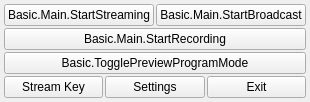
  <widget class="OBSDock" name="controlsDock">
   <property name="features">
    <set>QDockWidget::DockWidgetClosable|QDockWidget::DockWidgetMovable|QDockWidget::DockWidgetFloatable</set>
   </property>
   <property name="windowTitle">
    <string>Basic.Main.Controls</string>
   </property>
   <attribute name="dockWidgetArea">
    <number>8</number>
   </attribute>
   <widget class="QWidget" name="controlsDockContents">
    <layout class="QVBoxLayout" name="buttonsVLayout">
     <property name="spacing">
      <number>2</number>
     </property>
     <property name="leftMargin">
      <number>4</number>
     </property>
     <property name="topMargin">
      <number>4</number>
     </property>
     <property name="rightMargin">
      <number>4</number>
     </property>
     <property name="bottomMargin">
      <number>4</number>
     </property>
     <!-- Streaming button / broadcast button -->
     <item>
      <layout class="QHBoxLayout" name="horizontalLayout_7">
       <item>
        <widget class="QPushButton" name="streamButton">
         <property name="enabled">
          <bool>true</bool>
         </property>
         <property name="sizePolicy">
          <sizepolicy hsizetype="Ignored" vsizetype="Fixed">
           <horstretch>0</horstretch>
           <verstretch>0</verstretch>
          </sizepolicy>
         </property>
         <property name="minimumSize">
          <size>
           <width>150</width>
           <height>0</height>
          </size>
         </property>
         <property name="text">
          <string>Basic.Main.StartStreaming</string>
         </property>
         <property name="checkable">
          <bool>true</bool>
         </property>
        </widget>
       </item>
       <item>
        <widget class="QPushButton" name="broadcastButton">
         <property name="enabled">
          <bool>true</bool>
         </property>
         <property name="sizePolicy">
          <sizepolicy hsizetype="Ignored" vsizetype="Fixed">
           <horstretch>0</horstretch>
           <verstretch>0</verstretch>
          </sizepolicy>
         </property>
         <property name="minimumSize">
          <size>
           <width>150</width>
           <height>0</height>
          </size>
         </property>
         <property name="text">
          <string>Basic.Main.StartBroadcast</string>
         </property>
         <property name="checkable">
          <bool>true</bool>
         </property>
        </widget>
       </item>
      </layout>
     </item>
     <!-- Recording button -->
     <item>
      <layout class="QHBoxLayout" name="recordingLayout">
       <property name="spacing">
        <number>2</number>
       </property>
       <property name="leftMargin">
        <number>0</number>
       </property>
       <property name="topMargin">
        <number>0</number>
       </property>
       <property name="rightMargin">
        <number>0</number>
       </property>
       <property name="bottomMargin">
        <number>0</number>
       </property>
       <item>
        <widget class="RecordButton" name="recordButton">
        <property name="visible">
          <bool>false</bool>
         </property>
         <property name="enabled">
          <bool>true</bool>
         </property>
         <property name="sizePolicy">
          <sizepolicy hsizetype="Ignored" vsizetype="Fixed">
           <horstretch>0</horstretch>
           <verstretch>0</verstretch>
          </sizepolicy>
         </property>
         <property name="minimumSize">
          <size>
           <width>0</width>
           <height>0</height>
          </size>
         </property>
         <property name="text">
          <string>Basic.Main.StartRecording</string>
         </property>
         <property name="checkable">
          <bool>true</bool>
         </property>
        </widget>
       </item>
      </layout>
     </item>
     <!-- Mode switch button -->
     <item>
      <widget class="QPushButton" name="modeSwitch">
        <property name="visible">
          <bool>false</bool>
         </property>
       <property name="sizePolicy">
        <sizepolicy hsizetype="Ignored" vsizetype="Fixed">
         <horstretch>0</horstretch>
         <verstretch>0</verstretch>
        </sizepolicy>
       </property>
       <property name="minimumSize">
        <size>
         <width>150</width>
         <height>0</height>
        </size>
       </property>
       <property name="text">
        <string>Basic.TogglePreviewProgramMode</string>
       </property>
       <property name="checkable">
        <bool>true</bool>
       </property>
      </widget>
     </item>
     <!-- Stream Key, Settings, and Exit buttons -->
     <item>
      <layout class="QHBoxLayout" name="horizontalLayout_9">
       <item>
        <!-- Stream Key button -->
        <widget class="QPushButton" name="streamKeyButton">
          <property name="visible">
            <bool>true</bool>
           </property>
         <property name="sizePolicy">
          <sizepolicy hsizetype="Ignored" vsizetype="Fixed">
           <horstretch>0</horstretch>
           <verstretch>0</verstretch>
          </sizepolicy>
         </property>
         <property name="text">
          <string>Stream Key</string>
         </property>
        </widget>
       </item>
       <item>
        <!-- Settings button -->
        <widget class="QPushButton" name="settingsButton">
          <property name="visible">
            <bool>true</bool>
           </property>
         <property name="sizePolicy">
          <sizepolicy hsizetype="Ignored" vsizetype="Fixed">
           <horstretch>0</horstretch>
           <verstretch>0</verstretch>
          </sizepolicy>
         </property>
         <property name="text">
          <string>Settings</string>
         </property>
        </widget>
       </item>
       <item>
        <!-- Exit button -->
        <widget class="QPushButton" name="exitButton">
          <property name="visible">
            <bool>true</bool>
           </property>
         <property name="sizePolicy">
          <sizepolicy hsizetype="Ignored" vsizetype="Fixed">
           <horstretch>0</horstretch>
           <verstretch>0</verstretch>
          </sizepolicy>
         </property>
         <property name="text">
          <string>Exit</string>
         </property>
        </widget>
       </item>
      </layout>
     </item>
     <item>
      <spacer name="expVSpacer">
       <property name="orientation">
        <enum>Qt::Vertical</enum>
       </property>
       <property name="sizeHint" stdset="0">
        <size>
         <width>0</width>
         <height>0</height>
        </size>
       </property>
      </spacer>
     </item>
    </layout>
   </widget>
  </widget>
